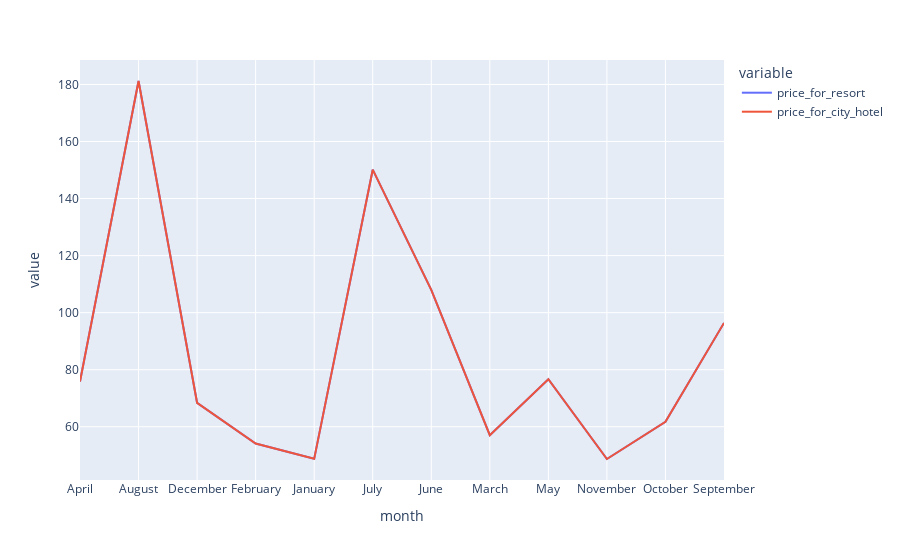

Source (notebook cell):
### Code cell
px.line(final, x = "month", y = ["price_for_resort", "price_for_city_hotel"])

### Figure 1 — Plotly figure (JSON) as saved in the notebook; plotly's stock layout.template omitted (floating-point values rounded to 4 significant figures)
{"data": [{"hovertemplate": "variable=price_for_resort<br>month=%{x}<br>value=%{y}<extra></extra>", "legendgroup": "price_for_resort", "line": {"color": "#636efa", "dash": "solid"}, "marker": {"symbol": "circle"}, "mode": "lines", "name": "price_for_resort", "orientation": "v", "showlegend": true, "type": "scatter", "x": ["April", "August", "December", "February", "January", "July", "June", "March", "May", "November", "October", "September"], "xaxis": "x", "y": [75.87, 181.2, 68.41, 54.15, 48.76, 150.1, 108.0, 57.06, 76.66, 48.71, 61.78, 96.42], "yaxis": "y"}, {"hovertemplate": "variable=price_for_city_hotel<br>month=%{x}<br>value=%{y}<extra></extra>", "legendgroup": "price_for_city_hotel", "line": {"color": "#EF553B", "dash": "solid"}, "marker": {"symbol": "circle"}, "mode": "lines", "name": "price_for_city_hotel", "orientation": "v", "showlegend": true, "type": "scatter", "x": ["April", "August", "December", "February", "January", "July", "June", "March", "May", "November", "October", "September"], "xaxis": "x", "y": [75.87, 181.2, 68.41, 54.15, 48.76, 150.1, 108.0, 57.06, 76.66, 48.71, 61.78, 96.42], "yaxis": "y"}], "layout": {"legend": {"title": {"text": "variable"}, "tracegroupgap": 0}, "margin": {"t": 60}, "xaxis": {"anchor": "y", "domain": [0, 1], "title": {"text": "month"}}, "yaxis": {"anchor": "x", "domain": [0, 1], "title": {"text": "value"}}}}
